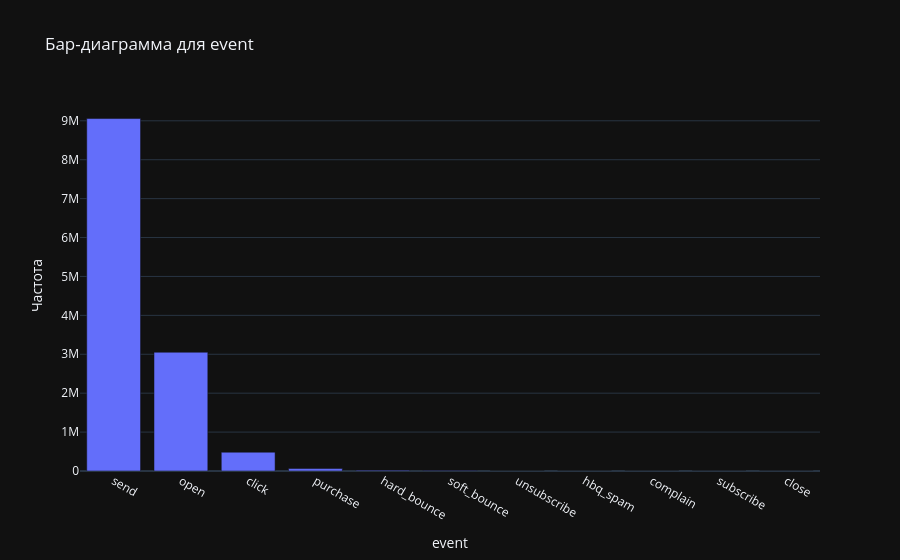
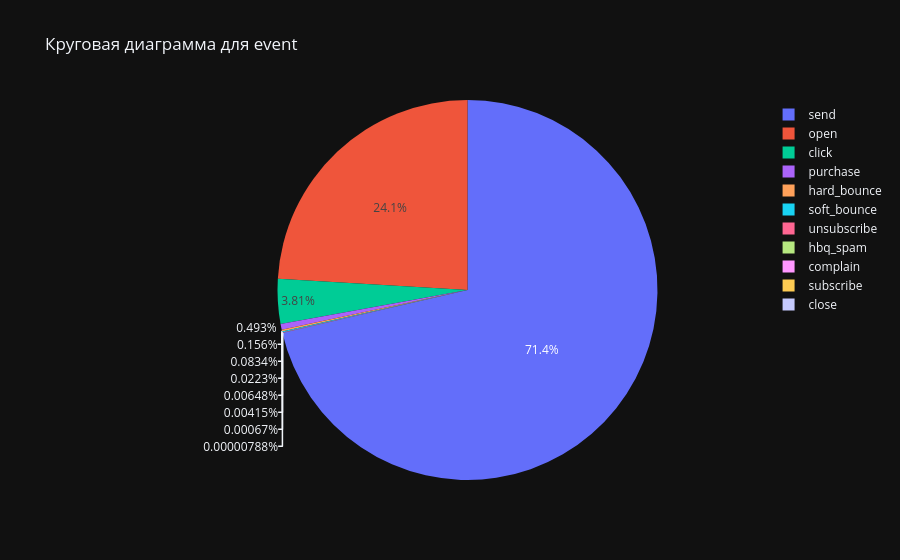
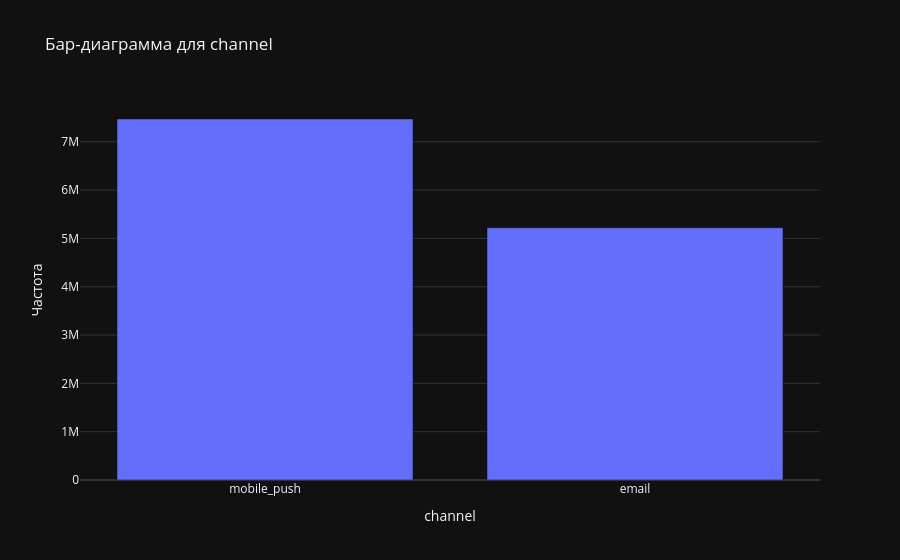
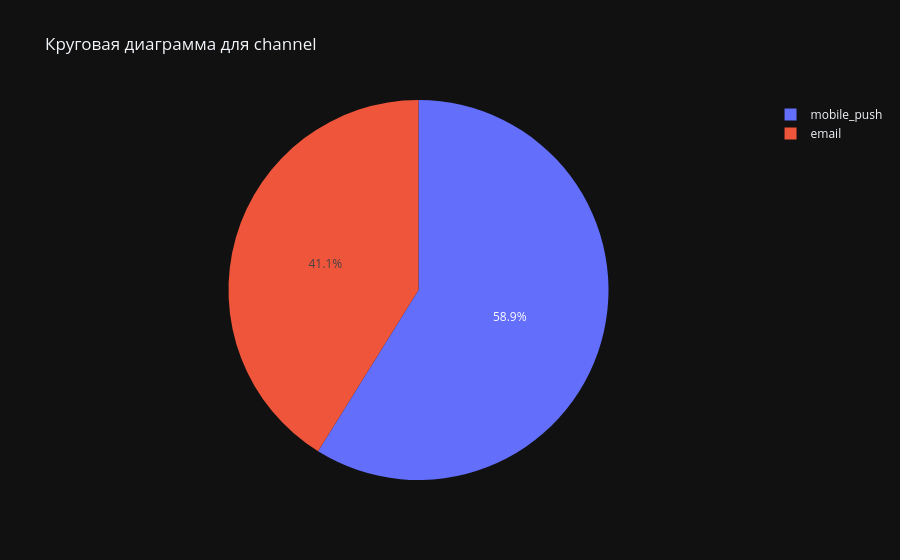

Source (notebook cell) for these figures, in order:
### Code cell
visualize_categorical_columns(df_apparel_messages, category_columns)

### Figure 1 — Plotly figure (JSON) as saved in the notebook; plotly's stock layout.template omitted (floating-point values rounded to 4 significant figures)
{"data": [{"hovertemplate": "event=%{x}<br>Частота=%{y}<extra></extra>", "legendgroup": "", "marker": {"color": "#636efa", "pattern": {"shape": ""}}, "name": "", "orientation": "v", "showlegend": false, "textposition": "auto", "type": "bar", "x": ["send", "open", "click", "purchase", "hard_bounce", "soft_bounce", "unsubscribe", "hbq_spam", "complain", "subscribe", "close"], "xaxis": "x", "y": [9058174, 3052481, 483326, 62593, 19763, 10582, 2833, 823, 527, 85, 1], "yaxis": "y"}], "layout": {"barmode": "relative", "legend": {"tracegroupgap": 0}, "title": {"text": "Бар-диаграмма для event"}, "xaxis": {"anchor": "y", "domain": [0, 1], "title": {"text": "event"}}, "yaxis": {"anchor": "x", "domain": [0, 1], "title": {"text": "Частота"}}}}

### Figure 2 — Plotly figure (JSON) as saved in the notebook; plotly's stock layout.template omitted (floating-point values rounded to 4 significant figures)
{"data": [{"domain": {"x": [0, 1], "y": [0, 1]}, "hovertemplate": "label=%{label}<br>value=%{value}<extra></extra>", "labels": ["send", "open", "click", "purchase", "hard_bounce", "soft_bounce", "unsubscribe", "hbq_spam", "complain", "subscribe", "close"], "legendgroup": "", "name": "", "showlegend": true, "type": "pie", "values": [9058174, 3052481, 483326, 62593, 19763, 10582, 2833, 823, 527, 85, 1]}], "layout": {"legend": {"tracegroupgap": 0}, "title": {"text": "Круговая диаграмма для event"}}}

### Figure 3 — Plotly figure (JSON) as saved in the notebook; plotly's stock layout.template omitted (floating-point values rounded to 4 significant figures)
{"data": [{"hovertemplate": "channel=%{x}<br>Частота=%{y}<extra></extra>", "legendgroup": "", "marker": {"color": "#636efa", "pattern": {"shape": ""}}, "name": "", "orientation": "v", "showlegend": false, "textposition": "auto", "type": "bar", "x": ["mobile_push", "email"], "xaxis": "x", "y": [7470472, 5220716], "yaxis": "y"}], "layout": {"barmode": "relative", "legend": {"tracegroupgap": 0}, "title": {"text": "Бар-диаграмма для channel"}, "xaxis": {"anchor": "y", "domain": [0, 1], "title": {"text": "channel"}}, "yaxis": {"anchor": "x", "domain": [0, 1], "title": {"text": "Частота"}}}}

### Figure 4 — Plotly figure (JSON) as saved in the notebook; plotly's stock layout.template omitted (floating-point values rounded to 4 significant figures)
{"data": [{"domain": {"x": [0, 1], "y": [0, 1]}, "hovertemplate": "label=%{label}<br>value=%{value}<extra></extra>", "labels": ["mobile_push", "email"], "legendgroup": "", "name": "", "showlegend": true, "type": "pie", "values": [7470472, 5220716]}], "layout": {"legend": {"tracegroupgap": 0}, "title": {"text": "Круговая диаграмма для channel"}}}
